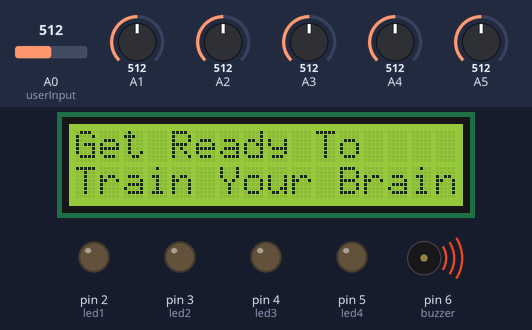
This sketch was run on a simulated Arduino Uno, built with avr-gcc and run on an emulated ATmega328P. On the bench: 16×2 character LCD, output pins drawn as LEDs (lit = HIGH), buzzer (waves = sounding). The test bench sets the inputs (shaded band); at power-on: A0 (userInput) = 512, A1 = 512, A2 = 512, A3 = 512, A4 = 512, A5 = 512. Random numbers use the default seed unless the sketch sets one; pins used as bus, display or sensor lines are not drawn.

Above: at 7.5 s.
At 10.8 s:
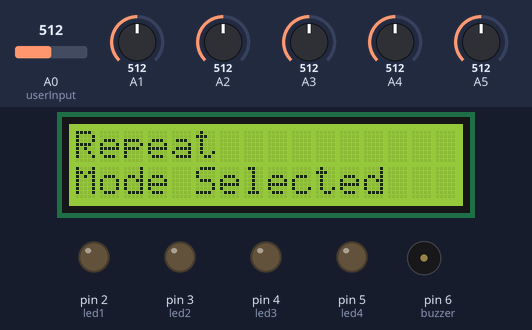
10.9 s: A0 (userInput) set to 610
At 14.1 s:
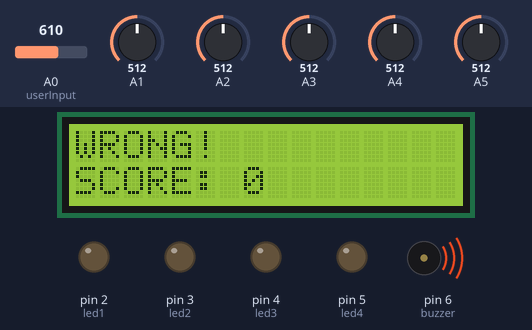
14.3 s: A0 (userInput) set to 40
19.7 s: A1 set to 860
23.3 s: A2 set to 860
At 32.1 s:
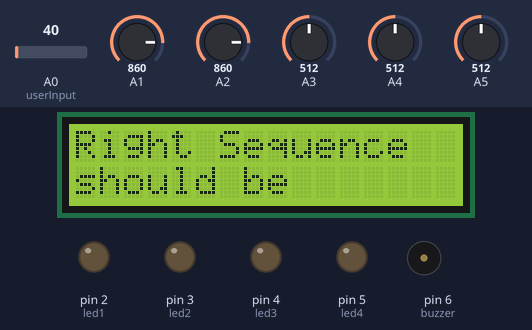
33.4 s: A3 set to 860
At 40.79 s:
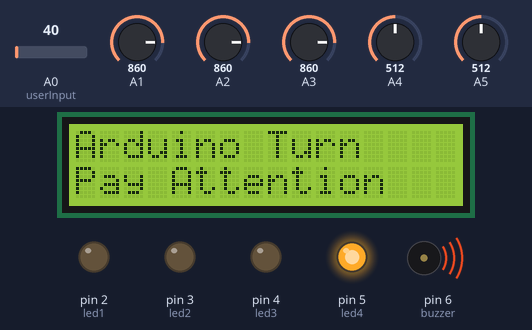
42.5 s: A0 (userInput) set to 610
At 49.8 s:
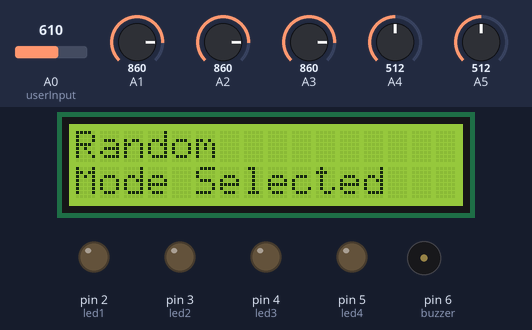
Timing chart, 0 to 51.5 s (numbered marks = the images above; inputs shaded):
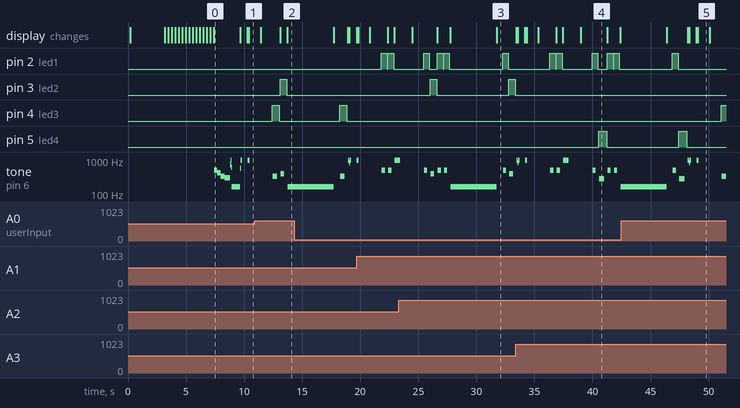

The sketch:

Melodic_Memory_Code.ino
```cpp
#include <LiquidCrystal.h>

LiquidCrystal lcd(12,11,10,9,8,7);

//LCD Custom Character
byte rightarrow[] = {B00000,B00100,B00110,B11111,B11111,B00110,B00100,B00000};
byte thumb1[] = {B00100,B00011,B00100,B00011,B00100,B00011,B00010,B00001};
byte thumb2[] = {B00000,B00000,B00000,B00000,B00000,B00000,B00000,B00011};
byte thumb3[] = {B00000,B00000,B00000,B00000,B00000,B00000,B00001,B11110};
byte thumb4[] = {B00000,B01100,B10010,B10010,B10001,B01000,B11110,B00000};
byte thumb5[] = {B00010,B00010,B00010,B00010,B00010,B01110,B10000,B00000};
byte thumb6[] = {B00000,B00000,B00000,B00000,B00000,B10000,B01000,B00110};

int userInput = 0;      //input from buttons
int led1 = 2;           //LED 1
int led2 = 3;           //LED 2
int led3 = 4;           //LED 3
int led4 = 5;           //LED 4
int buzzer = 6;        //buzzer

boolean started = false;    //Has the game started yet
boolean gameover = false;   //Has the game ended
int level = 0;              //What level is the user on (Score = current level -1, for example, you failed
                            //level 2, so your score is "1")

int gameMode = 0;           //Which game mode is being used
                            // 1 = Repeat: It will repeat previous tone and generate a new random tone.
                            // 2 = Random: each tone in every level are totally random.
boolean soundEnabled = true;  //Is the buzzer enabled or not

int lastLevelSeq[50];        //The sequence for the steps used in progressive mode previous level
                             //Also used to replay correct sequence back when you press wrong button

void setup()
{
  pinMode(led1, OUTPUT);
  pinMode(led2, OUTPUT);
  pinMode(led3, OUTPUT);
  pinMode(led4, OUTPUT);
  pinMode(buzzer, OUTPUT);

  lcd.begin(16,2); // set up the LCD 16x2
  lcd.createChar(0, rightarrow);
  lcd.createChar(2, thumb1);
  lcd.createChar(3, thumb2);
  lcd.createChar(4, thumb3);
  lcd.createChar(5, thumb4);
  lcd.createChar(6, thumb5);
  lcd.createChar(7, thumb6);
  lcd.home();
  delay(100);
  lcd.clear();
  lcd.print("ECE 387-KidsToy");
  lcd.setCursor(0,1);
  lcd.print("Melodic Memory");
  delay(3000);
  for (int i = 0; i < 14; i++)
    {
    lcd.scrollDisplayLeft();
    delay(300);
    }
  lcd.clear();
  lcd.print("Get Ready To");
  lcd.setCursor(0,1);
  lcd.print("Train Your Brain");
  for (int i = 1; i<7; i++)
  {
    playTone(i);    //Play each tone we used in this game
  }
}

  void loop()
  {
  lcd.clear();
  lcd.print("PRESS ANY BUTTON");
  lcd.setCursor(0,1);
  lcd.print("Button4");
  lcd.setCursor(8,1);
  lcd.write(byte(0));
  lcd.setCursor(9,1);
  lcd.print("Button1");
    while (started == false)
    {
      if (checkButtonPressed() > 0)
      {
        playTone(5);
        started=true;
      }
    }

    //Clear the previous game Last Level Steps
    for (int s=0; s < 50; s++)
    {
      lastLevelSeq[s] = 0;
    }

     delay(500);

     // Select Game Mode Here
     lcd.clear();
     lcd.print("1:Repeat");

     while (gameMode == 0)
    {
     lcd.setCursor(0,1);
     lcd.print("2:Random 4:Sound");

      switch (checkButtonPressed())
      {
      case 1:
        if (soundEnabled)
        {
          playTone(5);
        }
        gameMode = 1;
        lcd.clear();
        lcd.print("Repeat");
        lcd.setCursor(0,1);
        lcd.print("Mode Selected");
        break;

      case 2:
        if (soundEnabled)
        {
          playTone(5);
        }

        gameMode = 2;
        lcd.clear();
        lcd.print("Random");
        lcd.setCursor(0,1);
        lcd.print("Mode Selected");
        break;

      case 4:
        soundEnabled = (!soundEnabled);
        lcd.setCursor(0,1);

        if (soundEnabled)
        {
          lcd.print("Sound Mode: ON  ");
          playTone(5);
        }
        else
        {
         lcd.print("Sound Mode: OFF ");
        }
        delay(1000);
        break;
      }
    }

    delay(1000);

     //Set start level
     level =1;

    while (gameover == false)
    {
      if (doLevel(level)==true)
        {
          //Level Correct, increment Level and repeat
          lcd.clear();
          lcd.print("LEVEL: "); lcd.print(level);
          lcd.setCursor(0,1);
          lcd.print("Completed!");
          lcd.setCursor(12,1);
          lcd.write(2);
          lcd.setCursor(12,0);
          lcd.write(3);
          lcd.setCursor(13,1);
          lcd.write(4);
          lcd.setCursor(13,0);
          lcd.write(5);
          lcd.setCursor(14,1);
          lcd.write(6);
          lcd.setCursor(14,0);
          lcd.write(7);


          if (soundEnabled)
          {
            //play level correct sound
            for (int i =0; i < 3; i++)
            {
              playTone(5);
              delay(50);
            }
          }
          else
          {
            delay(125);
          }
          delay(1000);    // Delay so user can see level completed message
          level++;        // To next level
        }
       else
      {
       // set game over
       gameover = true;
      }
    }

    if (gameover == true)
    {
      lcd.clear();
      lcd.print("WRONG! ");
      lcd.setCursor(0,1);
      lcd.print("SCORE: "); lcd.print(level-1);

      if (soundEnabled)
      {
        for (int i = 0; i < 5; i++)
        {
          playTone(6);
          delay(50);
        }
      }
      else
      {
        delay(125);
      }
    }

      //Playback the correct sequence
      lcd.clear();
      lcd.print("Right Sequence");
      lcd.setCursor(0,1);
      lcd.print("should be");
      delay(500);
      for(int s=0; s < level; s++)
      {
        playStep(lastLevelSeq[s]);
      }

      lcd.clear();
      lcd.print("Your Score: "); lcd.print(level-1);
      lcd.setCursor(0,1);
      lcd.print("PRESS ANY BUTTON");

      while (gameover == true)
      {
       if (checkButtonPressed() > 0)
        {
        level = 0;

        if (soundEnabled)
        {
          playTone(5);
        }
        gameover = false;
        started = false;
        gameMode = 0;
        }
      }
    }

   /*
    Check which button has been pressed
  */
  int checkButtonPressed()
  {
    int userValue = 0;      // What is the pushbutton resistor matrix value
    userValue = analogRead(userInput);

    int buttonPressed = 0;

    if (userValue > 850)
    {
      buttonPressed = 0;      //No Button Pressed
    }
    if (userValue < 850)
    {
      buttonPressed = 4;      // Button 4 still to check others
    }
    if (userValue < 800)
    {
      buttonPressed = 3;      // Button 3 still to check others
    }
    if (userValue < 700)
    {
      buttonPressed = 2;      // Button 2 still to check last one
    }
    if (userValue < 600)
    {
      buttonPressed = 1;
    }
    return buttonPressed;
  }

  /*
  This will light the led, play the tone, switch off the led
  */
  void playStep(int number)
  {
    lightLed(number);
    if (soundEnabled)
    {
      playTone(number);
    }
    else
    {
      delay(100);
    }
    delay(250);
    lightLed(0);
  }


  /*
  Light the Relevant LED
  */
  void lightLed(int led)
  {
    switch (led)
    {
    case 0:
      digitalWrite(led1,LOW);          //Set all the LEDs off
      digitalWrite(led2,LOW);
      digitalWrite(led3,LOW);
      digitalWrite(led4,LOW);
      delay(50);
      break;
    case 1:
      digitalWrite(led1,HIGH);        //LED 1 on
      break;
    case 2:
      digitalWrite(led2,HIGH);        //LED 2 on
      break;
    case 3:
      digitalWrite(led3,HIGH);        //LED 3 on
      break;
    case 4:
      digitalWrite(led4,HIGH);        //LED 4 on
      break;
    }
  }

  /*
  Play the tones for the game
  param tone = which tone to play
  tone 1 to 4 are the button tones
  tone 5 is level correct tone / start tone (any button pressed)
  tone 6 is level wrong and game over tone
  */
  void playTone(int tone)
  {
      int tones[6] = { 1000, 1250, 1500, 1750, 500, 3000};
      for (long i = 0; i < 125; i++)
      {
        //generate a square wave
        digitalWrite(buzzer, HIGH);
        delayMicroseconds(tones[tone-1]);
        digitalWrite(buzzer, LOW);
        delayMicroseconds(tones[tone-1]);
      }
  }

/*
Return TRUE if success or FALSE if fail
*/
boolean doLevel(int level)
{
  int steps[level];                //Which steps
  int userStep = 0;                //Which button has pressed
  int userLength =0;               //How many steps has the user entered
  boolean levelPass = false;       //Level was won or lost
  boolean inProgress = true;       //Level currently running

  //Tell player game start and should notice the LEDs
  lcd.clear();
  lcd.print("Arduino Turn");
  lcd.setCursor(0,1);
  lcd.print("Pay Attention");
  delay(1000);                    //Add a delay

  //Seed the random number generator
  randomSeed(analogRead(0) + analogRead(1) + analogRead(2)+ analogRead(3)+analogRead(4)+analogRead(5));


  if (gameMode == 1)
  {
     //Progressive
     //Get last level
     for (int s=0; s < level; s++)
     {
       if (level > 1)
       {
         // Can only copy if higher than level 1
         steps[s] = lastLevelSeq[s];
       }
       //Add new step
       steps[level-1] = (int)random(1,5);
     }
  }
  if (gameMode == 2)
  {
     //Random
    for (int s=0; s < level; s++)
    {
      steps[s] = (int)random(1,5);
    }
  }

     //Back to last level for next time and gameOver
     for (int s=0; s < level; s++)
     {
       lastLevelSeq[s] = steps[s];
     }

  //Play the steps
  for (int s=0; s < level; s++)
  {
    playStep(steps[s]);
  }

  //Display user turn message
  lcd.clear();
  lcd.print("LEVEL: "); lcd.print(level);
  lcd.setCursor(0,1);
  lcd.print("Your Turn Hurry!");

  while (inProgress)
  {
    //Get the user input
   userStep = checkButtonPressed();
   if (userStep >0)
   {
     userLength++;
     playStep(userStep);

     //Check the user input against the sequence
     if (steps[userLength-1] == userStep)
     {
       //Correct button pressed, check if sequence still to complete
       if (userLength ==level)
       {
         //finished the sequence
         inProgress = false;
         levelPass = true;
       }
     }
     else
     {
       //wrong button pressed
       inProgress = false;
       levelPass = false;
     }
    }
  }
  return levelPass;
}
```

Measured:
- after the input at 10.9 s, pin 3 (led2): LOW → HIGH after 2.2 s, → LOW 0.56 s later; pin 4 (led3): LOW → HIGH after 1.5 s, → LOW 0.63 s later
- after the input at 23.3 s, pin 3 (led2): alternates HIGH for 0.56 s and LOW for 6.2 s, starting after 2.7 s
- after the input at 33.4 s, pin 5 (led4): LOW → HIGH after 7.1 s, → LOW 0.69 s later
- after the input at 42.5 s, pin 4 (led3): LOW → HIGH after 8.6 s
- by itself, tone on pin 6 (buzzer): plays 498 Hz for 0.28 s, 399 Hz for 0.32 s, 498 Hz for 0.28 s, 498 Hz for 0.28 s, 166 Hz for 4.0 s, 498 Hz for 0.28 s … (7 notes in this stretch)
- what the display in image 0 shows lasts 2.2 s, from 7.4 s to 9.6 s
- what the display in image 5 shows lasts 1.0 s, from 49.1 s to 50.1 s
